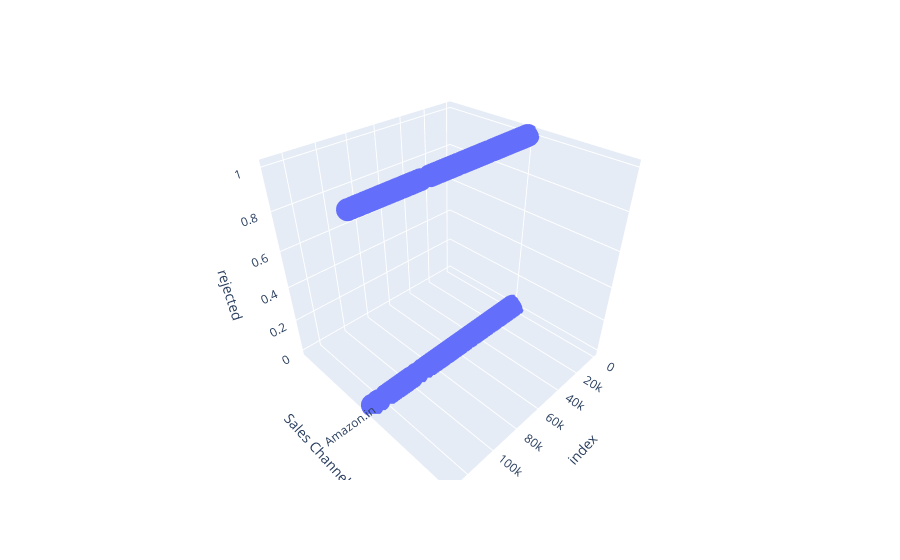

Notebook code for this chart:
### Code cell
scatter_3d_interactive(df,'Sales Channel ','rejected')

### Figure 1 — Plotly figure (JSON) as saved in the notebook; plotly's stock layout.template omitted (floating-point values rounded to 4 significant figures; data arrays with more than 128 entries replaced by an {"elided": "..."} marker saying what was removed)
{"data": [{"hovertemplate": "index=%{x}<br>Sales Channel =%{y}<br>rejected=%{z}<extra></extra>", "legendgroup": "", "marker": {"color": "#636efa", "symbol": "circle"}, "mode": "markers", "name": "", "scene": "scene", "showlegend": false, "type": "scatter3d", "x": {"elided": "394 int values"}, "y": {"elided": "394 str values"}, "z": {"elided": "394 int values"}}], "layout": {"legend": {"tracegroupgap": 0}, "margin": {"t": 60}, "scene": {"domain": {"x": [0, 1], "y": [0, 1]}, "xaxis": {"title": {"text": "index"}}, "yaxis": {"title": {"text": "Sales Channel "}}, "zaxis": {"title": {"text": "rejected"}}}}}
